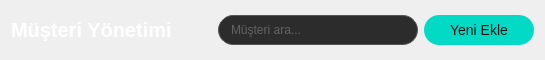
      <widget class="QWidget" name="headerWidget" native="true">
       <property name="minimumSize">
        <size>
         <width>0</width>
         <height>60</height>
        </size>
       </property>
       <property name="maximumSize">
        <size>
         <width>16777215</width>
         <height>60</height>
        </size>
       </property>
       <property name="styleSheet">
        <string notr="true">QPushButton#addButton {
    background-color: #03dac6;
    color: #121212;
    border: none;
    border-radius: 15px;
    padding: 5px 15px;
    font-size: 14px;
}
QWidget#headerWidget {
    background-color: #1e1e1e;
}
QLineEdit#searchField {
    background-color: #2c2c2c;
    border: 1px solid #555555;
    border-radius: 15px;
    padding: 5px 10px;
    color: #999999;
}

QWidget#headerWidget {
    background-color: #1e1e1e;
}
QLabel#headerLabel {
    color: white;
    font-weight: bold;
    font-size: 20px;
}
</string>
       </property>
       <layout class="QHBoxLayout" name="horizontalLayout_6">
        <item>
         <widget class="QLabel" name="headerLabel">
          <property name="text">
           <string>Müşteri Yönetimi</string>
          </property>
         </widget>
        </item>
        <item>
         <spacer name="horizontalSpacer_9">
          <property name="orientation">
           <enum>Qt::Orientation::Horizontal</enum>
          </property>
          <property name="sizeHint" stdset="0">
           <size>
            <width>40</width>
            <height>20</height>
           </size>
          </property>
         </spacer>
        </item>
        <item>
         <widget class="QLineEdit" name="searchField">
          <property name="minimumSize">
           <size>
            <width>200</width>
            <height>30</height>
           </size>
          </property>
          <property name="maximumSize">
           <size>
            <width>200</width>
            <height>30</height>
           </size>
          </property>
          <property name="placeholderText">
           <string>Müşteri ara...</string>
          </property>
         </widget>
        </item>
        <item>
         <widget class="QPushButton" name="addButton">
          <property name="minimumSize">
           <size>
            <width>110</width>
            <height>30</height>
           </size>
          </property>
          <property name="maximumSize">
           <size>
            <width>110</width>
            <height>30</height>
           </size>
          </property>
          <property name="text">
           <string>Yeni Ekle</string>
          </property>
         </widget>
        </item>
       </layout>
      </widget>
